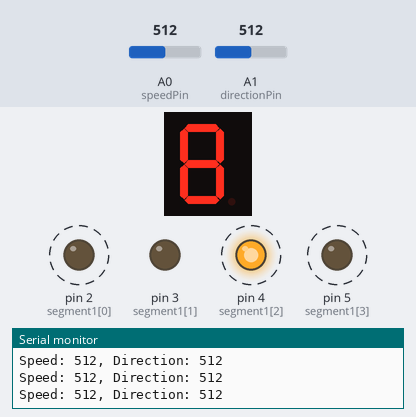
This sketch was run on a simulated Arduino Uno, built with avr-gcc and run on an emulated ATmega328P. Parts: 1-digit seven-segment display, output pins drawn as LEDs (lit = HIGH), the last lines printed to the serial monitor. Wiring (inferred from the names in the program): 1-digit 7-segment display, segments lit when LOW: segments pin 13, pin 12, pin 11, pin 10, pin 9, pin 8, pin 7, pin 6. Dashed ring = blinking. The test bench sets the inputs (shaded band); at power-on: A0 (speedPin) = 512, A1 (directionPin) = 512. The segment pins are drawn as the display they are named for; pins used as bus, display or sensor lines are not drawn.

Above: at 1.7 s.
1.8 s: A0 (speedPin) set to 493
At 2.1 s:
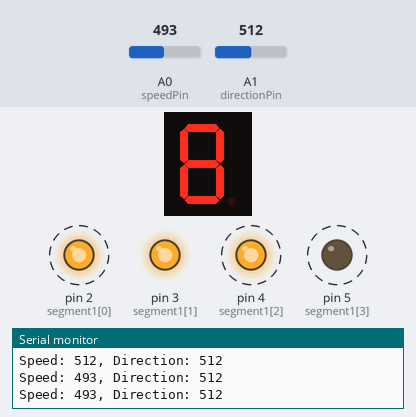
4.8 s: A0 (speedPin) set to 468
6.7 s: A0 (speedPin) set to 276
At 7.2 s:
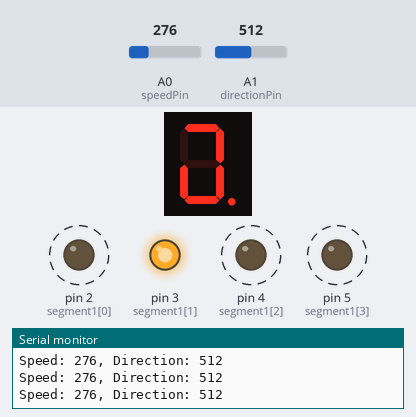
9.6 s: A0 (speedPin) set to 257
11.4 s: A0 (speedPin) set to 127
At 11.55 s:
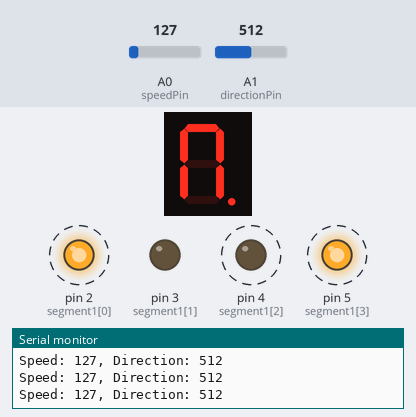
14.4 s: A0 (speedPin) set to 107
At 20.43 s:
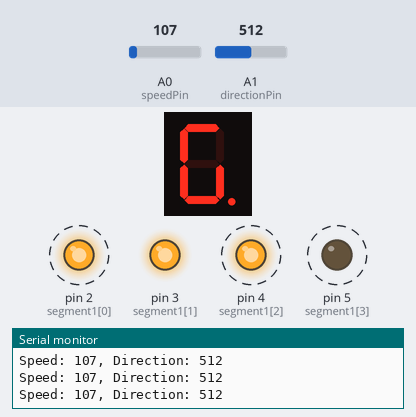
Timing chart, 0 to 20.5 s (numbered marks = the images above; inputs shaded):
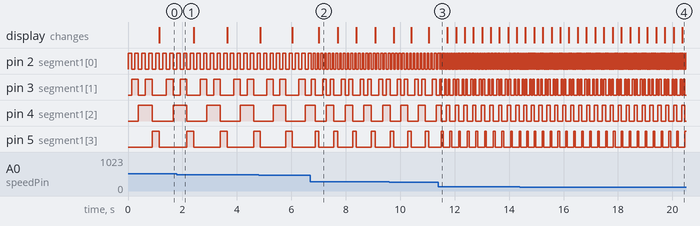

The sketch:

arduino-triple-counter-display.ino
```cpp
byte segment1[] = {2, 3, 4, 5}; // A, B, C, D
byte segment2[] = {6, 7, 8, 9};
byte segment3[] = {10, 11, 12, 13};

byte speedPin = A0;
byte directionPin = A1;

int speed;
int direction;

int counter = 0;
int currentDigit[3] = {0, 0, 0};

void setup() {
  for (byte i = 0; i < 4; i++) {
    pinMode(segment1[i], OUTPUT);
    pinMode(segment2[i], OUTPUT);
    pinMode(segment3[i], OUTPUT);
  }
  pinMode(speedPin, INPUT);
  pinMode(directionPin, INPUT);
  Serial.begin(9600);
}

void loop() {
  updatePotentiometerValues();
  if (direction < 512) {
    countDown();
  } else {
    countUp();
  }
}

void updatePotentiometerValues() {
  speed = analogRead(speedPin);
  direction = analogRead(directionPin);
  Serial.print("Speed: ");
  Serial.print(speed);
  Serial.print(", Direction: ");
  Serial.println(direction);
}

void countDown() {
  int delayTime = map(speed, 0, 1023, 0, 255);

  counter--;
  if (counter < 0) {
    counter = 999;
  }

  separateDigits(counter, currentDigit);

  displayNumber(currentDigit);
  delay(delayTime);
}

void countUp() {
  int delayTime = map(speed, 0, 1023, 0, 255);

  counter++;
  if (counter > 999) {
    counter = 0;
  }

  separateDigits(counter, currentDigit);

  displayNumber(currentDigit);
  delay(delayTime);
}

void separateDigits(int number, int digits[]) {
  digits[0] = number / 100;
  number %= 100;
  digits[1] = number / 10;
  digits[2] = number % 10;
}

void displayNumber(int digits[]) {
  for (int digit = 0; digit < 3; digit++) {
    byte* currentSegmentPins;
    if (digit == 0) {
      currentSegmentPins = segment3;
    } else if (digit == 1) {
      currentSegmentPins = segment2;
    } else {
      currentSegmentPins = segment1;
    }

    for (int segment = 0; segment < 4; segment++) {
      digitalWrite(currentSegmentPins[segment], digits[digit] & (1 << segment));
    }
  }
}
```

Measured:
- the behaviour switches between 117 and 116 on A0 (speedPin) (found by bisection; images 3 and 4)
- after the input at 6.7 s, pin 2 (segment1[0]): alternates HIGH for 0.07 s and LOW for 0.07 s, starting after 0.11 s; pin 4 (segment1[2]): alternates HIGH for 0.28 s and LOW for 0.41 s, starting after 0.18 s; pin 5 (segment1[3]): alternates HIGH for 0.14 s and LOW for 0.55 s, starting after 0.18 s
- after the input at 11.4 s, pin 2 (segment1[0]): alternates HIGH for 0.03 s and LOW for 0.03 s, starting after 0.11 s; pin 4 (segment1[2]): alternates HIGH for 0.13 s and LOW for 0.19 s, starting after 0.11 s; pin 5 (segment1[3]): alternates HIGH for 0.06 s and LOW for 0.25 s, starting after 0.11 s
- by itself, pin 2 (segment1[0]): alternates HIGH for 0.12 s and LOW for 0.12 s
- by itself, pin 3 (segment1[1]): repeats every 0.27 s: LOW 0.05 s, HIGH 0.05 s, LOW 0.11 s, HIGH 0.05 s
- by itself, pin 4 (segment1[2]): alternates HIGH for 0.49 s and LOW for 0.74 s
- by itself, pin 5 (segment1[3]): alternates HIGH for 0.25 s and LOW for 0.98 s
